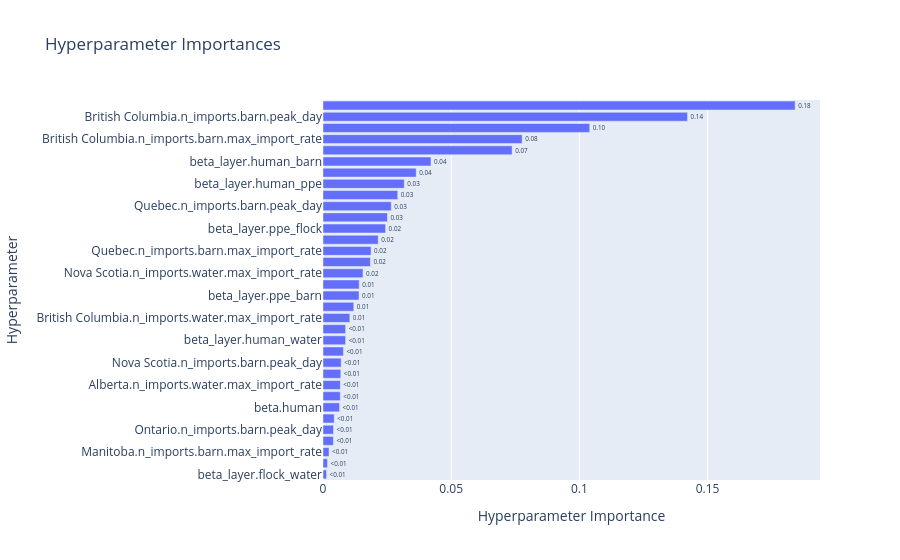

The notebook cell saved with this chart:
### Code cell
op.visualization.plot_param_importances(study).show()

### Figure 1 — Plotly figure (JSON) as saved in the notebook; plotly's stock layout.template omitted (floating-point values rounded to 4 significant figures)
{"data": [{"cliponaxis": false, "hovertemplate": ["beta_layer.flock_water (FloatDistribution): 0.001389452201395696<extra></extra>", "beta_layer.ppe_ppe (FloatDistribution): 0.001765760158679757<extra></extra>", "Manitoba.n_imports.barn.max_import_rate (FloatDistribution): 0.0023517627397427465<extra></extra>", "beta_layer.flock_barn (FloatDistribution): 0.004039745341828497<extra></extra>", "Ontario.n_imports.barn.peak_day (FloatDistribution): 0.004097148215078878<extra></extra>", "Manitoba.n_imports.barn.peak_day (FloatDistribution): 0.004371002505672705<extra></extra>", "beta.human (FloatDistribution): 0.006447747617144864<extra></extra>", "Saskatchewan.n_imports.barn.max_import_rate (FloatDistribution): 0.006740555998333122<extra></extra>", "Alberta.n_imports.water.max_import_rate (FloatDistribution): 0.006754115099465703<extra></extra>", "beta_layer.barn_water (FloatDistribution): 0.006944600357238366<extra></extra>", "Nova Scotia.n_imports.barn.peak_day (FloatDistribution): 0.007086730269791361<extra></extra>", "beta_layer.ppe_water (FloatDistribution): 0.00796409877893018<extra></extra>", "beta_layer.human_water (FloatDistribution): 0.008828619310337264<extra></extra>", "Nova Scotia.n_imports.barn.max_import_rate (FloatDistribution): 0.008835881669710844<extra></extra>", "British Columbia.n_imports.water.max_import_rate (FloatDistribution): 0.010464942708990097<extra></extra>", "Alberta.n_imports.barn.max_import_rate (FloatDistribution): 0.0119920782630078<extra></extra>", "beta_layer.ppe_barn (FloatDistribution): 0.014038816974934759<extra></extra>", "Ontario.n_imports.water.max_import_rate (FloatDistribution): 0.014127360828613357<extra></extra>", "Nova Scotia.n_imports.water.max_import_rate (FloatDistribution): 0.015607468113469995<extra></extra>", "Saskatchewan.n_imports.barn.peak_day (FloatDistribution): 0.018476371130486727<extra></extra>", "Quebec.n_imports.barn.max_import_rate (FloatDistribution): 0.018746722122561874<extra></extra>", "Saskatchewan.n_imports.water.max_import_rate (FloatDistribution): 0.021545524688733983<extra></extra>", "beta_layer.ppe_flock (FloatDistribution): 0.02441796690543387<extra></extra>", "Quebec.n_imports.water.max_import_rate (FloatDistribution): 0.02514288499658406<extra></extra>", "Quebec.n_imports.barn.peak_day (FloatDistribution): 0.026621606172849248<extra></extra>", "Ontario.n_imports.barn.max_import_rate (FloatDistribution): 0.02915379261074975<extra></extra>", "beta_layer.human_ppe (FloatDistribution): 0.031700121830044885<extra></extra>", "beta_layer.human_flock (FloatDistribution): 0.036363002616626096<extra></extra>", "beta_layer.human_barn (FloatDistribution): 0.042119762033378486<extra></extra>", "beta_layer.transient (FloatDistribution): 0.07378477376356553<extra></extra>", "British Columbia.n_imports.barn.max_import_rate (FloatDistribution): 0.07768309797498948<extra></extra>", "Manitoba.n_imports.water.max_import_rate (FloatDistribution): 0.10402901840046198<extra></extra>", "British Columbia.n_imports.barn.peak_day (FloatDistribution): 0.1421916293388053<extra></extra>", "Alberta.n_imports.barn.peak_day (FloatDistribution): 0.1841758382623627<extra></extra>"], "name": "Objective Value", "orientation": "h", "text": ["<0.01", "<0.01", "<0.01", "<0.01", "<0.01", "<0.01", "<0.01", "<0.01", "<0.01", "<0.01", "<0.01", "<0.01", "<0.01", "<0.01", "0.01", "0.01", "0.01", "0.01", "0.02", "0.02", "0.02", "0.02", "0.02", "0.03", "0.03", "0.03", "0.03", "0.04", "0.04", "0.07", "0.08", "0.10", "0.14", "0.18"], "textposition": "outside", "type": "bar", "x": [0.001389, 0.001766, 0.002352, 0.00404, 0.004097, 0.004371, 0.006448, 0.006741, 0.006754, 0.006945, 0.007087, 0.007964, 0.008829, 0.008836, 0.01046, 0.01199, 0.01404, 0.01413, 0.01561, 0.01848, 0.01875, 0.02155, 0.02442, 0.02514, 0.02662, 0.02915, 0.0317, 0.03636, 0.04212, 0.07378, 0.07768, 0.104, 0.1422, 0.1842], "y": ["beta_layer.flock_water", "beta_layer.ppe_ppe", "Manitoba.n_imports.barn.max_import_rate", "beta_layer.flock_barn", "Ontario.n_imports.barn.peak_day", "Manitoba.n_imports.barn.peak_day", "beta.human", "Saskatchewan.n_imports.barn.max_import_rate", "Alberta.n_imports.water.max_import_rate", "beta_layer.barn_water", "Nova Scotia.n_imports.barn.peak_day", "beta_layer.ppe_water", "beta_layer.human_water", "Nova Scotia.n_imports.barn.max_import_rate", "British Columbia.n_imports.water.max_import_rate", "Alberta.n_imports.barn.max_import_rate", "beta_layer.ppe_barn", "Ontario.n_imports.water.max_import_rate", "Nova Scotia.n_imports.water.max_import_rate", "Saskatchewan.n_imports.barn.peak_day", "Quebec.n_imports.barn.max_import_rate", "Saskatchewan.n_imports.water.max_import_rate", "beta_layer.ppe_flock", "Quebec.n_imports.water.max_import_rate", "Quebec.n_imports.barn.peak_day", "Ontario.n_imports.barn.max_import_rate", "beta_layer.human_ppe", "beta_layer.human_flock", "beta_layer.human_barn", "beta_layer.transient", "British Columbia.n_imports.barn.max_import_rate", "Manitoba.n_imports.water.max_import_rate", "British Columbia.n_imports.barn.peak_day", "Alberta.n_imports.barn.peak_day"]}], "layout": {"title": {"text": "Hyperparameter Importances"}, "xaxis": {"title": {"text": "Hyperparameter Importance"}}, "yaxis": {"title": {"text": "Hyperparameter"}}}}
